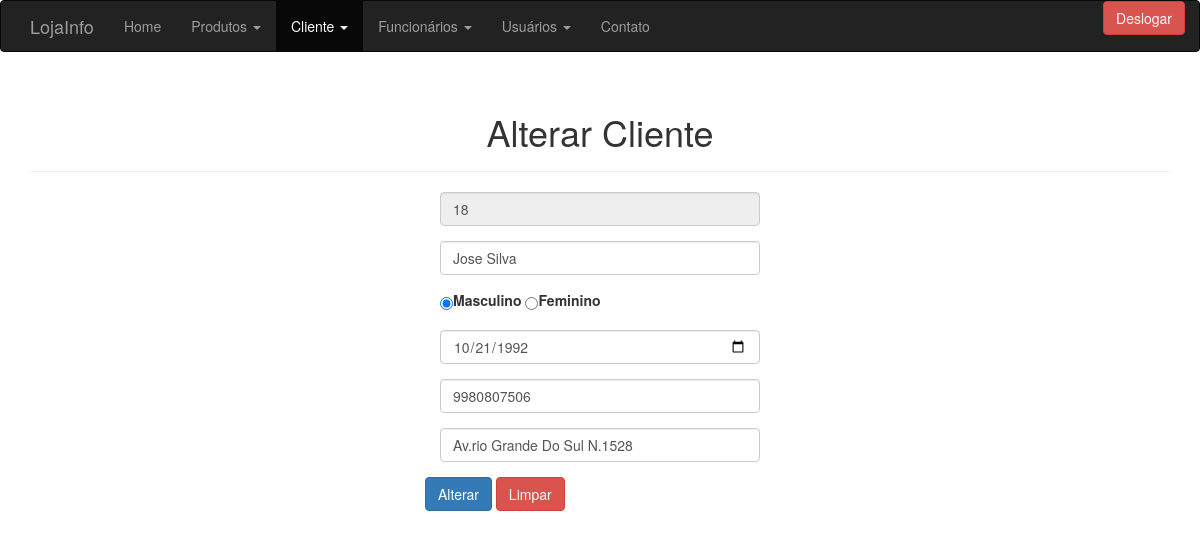
/alterar-cliente.php?id=18 (signed in), run on the app's committed database.
### tables this page shows
CREATE TABLE `cliente` (
  `idCliente` bigint(20) NOT NULL,
  `nomeCompleto` varchar(200) NOT NULL,
  `sexo` varchar(10) NOT NULL,
  `dataNasc` varchar(100) NOT NULL,
  `telefone` bigint(20) NOT NULL,
  `endereco` varchar(200) NOT NULL
);

### modelo/usuario.class.php (called while the page is built, shortened)
<?php
class Usuario {
  public function __get($a){ return $this->$a; }
}

### dao/conexaobanco.class.php (called while the page is built, shortened)
<?php
class ConexaoBanco extends PDO {
  private static $instance = null;
  public static function getInstance(){
    if(!isset(self::$instance)){
      try{
        self::$instance = new ConexaoBanco("mysql:dbname=lojainfo;host=localhost","root","");
      }catch(PDOException $e){
        echo "Erro ao fazer a conexão com o banco de dados! ".$e;
      }
    }
    return self::$instance;
  }
}

### dao/clientedao.class.php (called while the page is built, shortened)
<?php
require 'conexaobanco.class.php';
class ClienteDAO{
  private $conexao = null;
  public function __construct(){
    $this->conexao = ConexaoBanco::getInstance();
  }
  public function filtrarCliente($query){
    try {
      $stat = $this->conexao->query("select * from cliente ".$query);
      $array = $stat->fetchALL(PDO::FETCH_CLASS, 'Cliente');
      return $array;
    } catch (Exception $e) {
      return "Erro ao filtrar cliente! ".$e;
    }
  }
}

### modelo/cliente.class.php (called while the page is built, shortened)
<?php
class Cliente{
  public function __get($a){return $this->$a;}
}

### alterar-cliente.php (the view, shortened to what this page needs)
<?php
if(isset($_SESSION['privateUser'])){
  include_once 'modelo/usuario.class.php';
}else{
  header("location:index.php");
}
?>
<!DOCTYPE html>
<html lang="pt-br">
  <head>
    <link rel="stylesheet" href="https://maxcdn.bootstrapcdn.com/bootstrap/3.3.7/css/bootstrap.min.css">
  </head>
  <body>
    <nav class="navbar navbar-inverse">
      <?php
      if(isset($_SESSION['privateUser'])){
        include_once 'modelo/usuario.class.php';
        $u = unserialize($_SESSION['privateUser']);
        if($u->tipo == 'Adm'){
      ?>
        <div class="container">
          <div class="navbar-header">
            <a class="navbar-brand" href="#">LojaInfo</a>
          </div>
          <ul class="nav navbar-nav">
            <li><a href="index.php">Home</a></li>
            <li class="dropdown">
              <a class="dropdown-toggle" data-toggle="dropdown" href="#">
              Produtos <span class="caret"></span></a>
            </li>
            <li class="dropdown active">
              <a class="dropdown-toggle" data-toggle="dropdown" href="#">
              Cliente <span class="caret"></span></a>
            </li>
            <li class="dropdown">
              <a class="dropdown-toggle" data-toggle="dropdown" href="#">
              Funcionários <span class="caret"></span></a>
            </li>
            <li class="dropdown">
              <a class="dropdown-toggle" data-toggle="dropdown" href="#">
              Usuários <span class="caret"></span></a>
            </li>
            <li><a href="contato.php">Contato</a></li>
          </ul>
          <ul class="nav navbar-nav navbar-right">
            <form name="deslogar" action="" method="post">
              <input type="submit" class="btn btn-danger" name="deslogar" value="Deslogar">
            </form>
          </ul>
        </div>
      <?php
      }else if($u->tipo == 'Usuario'){
      ?>
        <div class="container">
          <div class="navbar-header">
            <a class="navbar-brand" href="#">LojaInfo</a>
          </div>
          <ul class="nav navbar-nav">
            <li><a href="index.php">Home</a></li>
            <li><a href="filtrar-produto.php">Produtos</a></li>
            <li class="active"><a href="contato.php">Contato</a></li>
          </ul>
          <ul class="nav navbar-nav navbar-right">
            <form name="deslogar" action="" method="post">
              <input type="submit" class="btn btn-danger" name="deslogar" value="Deslogar">
            </form>
          </ul>
        </div>
      <?php
        }
      }
      ?>
    </nav>
    <?php
       include 'modelo/cliente.class.php';
       include 'dao/clientedao.class.php';
       if(isset($_GET['id'])){
         $pDAO = new ClienteDAO();
         $query = "where idCliente = ".$_GET['id'];
         $array = $pDAO->filtrarCliente($query);
       }
       ?>
    <div class="container">
      <div class="page-header">
        <h1 class="text-center">Alterar Cliente</h1>
      </div>
      <div class="col-xs-4"></div>
      <div class="col-xs-4">
        <form name="alterarcliente" method="post" action="">
          <div class="form-group col-xs-12">
            <input name="txtcodigo" class="form-control" type="number" readonly="readonly" required="required" value="<?php if(isset($array))echo $array[0]->idCliente?>">
          </div>
          <div class="form-group col-xs-12">
            <input name="txtnomecompleto" class="form-control" type="text" required="required" value="<?php if(isset($array))echo $array[0]->nomeCompleto?>">
          </div>
          <div class="form-group col-xs-12">
          <label><input type="radio" name="rdsexo" value="Masculino" class="checkbox-inline"
            <?php
            if(isset($array)){
              if($array[0]->sexo == 'Masculino'){
                echo "checked='checked'";
              }
            }
            ?>>Masculino</label>
          <label><input type="radio" name="rdsexo" value="Feminino" class="checkbox-inline"
            <?php
            if(isset($array)){
              if($array[0]->sexo == 'Feminino'){
                echo "checked='checked'";
              }
            }
            ?>>Feminino</label>
         </div>
          <div class="form-group col-xs-12">
            <input name="txtdatanasc" class="form-control" type="date" required="required" value="<?php if(isset($array))echo $array[0]->dataNasc?>">
          </div>
          <div class="form-group col-xs-12">
            <input name="txttelefone" class="form-control" type="number" required="required" value="<?php if(isset($array))echo $array[0]->telefone?>">
          </div>
          <div class="form-group col-xs-12">
            <input name="txtendereco" class="form-control" type="text" required="required" value="<?php if(isset($array))echo $array[0]->endereco?>">
          </div>
         <div class="form-group">
           <input type="submit" name="alterar" value="Alterar" class="btn btn-primary">
           <input type="reset" name="limpar" value="Limpar" class="btn btn-danger">
         </div>
       </form>
     </div>
   </body>
</html>

### data on the page
cliente: txtcodigo "18", txtnomecompleto "Jose Silva", sexo "☑ Masculino", sexo "☐ Feminino", txtdatanasc "10/21/1992", txttelefone "9980807506", txtendereco "Av.rio Grande Do Sul N.1528"
